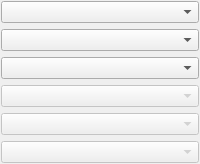
               <widget class="QFrame" name="frame_8">
                <property name="minimumSize">
                 <size>
                  <width>75</width>
                  <height>0</height>
                 </size>
                </property>
                <property name="maximumSize">
                 <size>
                  <width>16777215</width>
                  <height>16777215</height>
                 </size>
                </property>
                <layout class="QVBoxLayout" name="verticalLayout_9">
                 <property name="leftMargin">
                  <number>1</number>
                 </property>
                 <property name="topMargin">
                  <number>1</number>
                 </property>
                 <property name="rightMargin">
                  <number>1</number>
                 </property>
                 <property name="bottomMargin">
                  <number>1</number>
                 </property>
                 <item>
                  <widget class="QComboBox" name="pidBankSs1_0">
                   <property name="minimumSize">
                    <size>
                     <width>75</width>
                     <height>0</height>
                    </size>
                   </property>
                   <property name="focusPolicy">
                    <enum>Qt::StrongFocus</enum>
                   </property>
                   <property name="toolTip">
                    <string>&lt;html&gt;&lt;head/&gt;&lt;body&gt;&lt;p&gt;Select which set of roll rates / max bank angles / PIDs you want active on this switch position.&lt;/p&gt;&lt;/body&gt;&lt;/html&gt;</string>
                   </property>
                   <property name="objrelation" stdset="0">
                    <stringlist>
                     <string>objname:StabilizationSettings</string>
                     <string>fieldname:FlightModeMap</string>
                     <string>index:0</string>
                     <string>haslimits:no</string>
                     <string>scale:1</string>
                     <string>buttongroup:16</string>
                    </stringlist>
                   </property>
                  </widget>
                 </item>
                 <item>
                  <widget class="QComboBox" name="pidBankSs1_1">
                   <property name="minimumSize">
                    <size>
                     <width>75</width>
                     <height>0</height>
                    </size>
                   </property>
                   <property name="focusPolicy">
                    <enum>Qt::StrongFocus</enum>
                   </property>
                   <property name="toolTip">
                    <string>&lt;html&gt;&lt;head/&gt;&lt;body&gt;&lt;p&gt;Select which set of roll rates / max bank angles / PIDs you want active on this switch position.&lt;/p&gt;&lt;/body&gt;&lt;/html&gt;</string>
                   </property>
                   <property name="objrelation" stdset="0">
                    <stringlist>
                     <string>objname:StabilizationSettings</string>
                     <string>fieldname:FlightModeMap</string>
                     <string>index:1</string>
                     <string>haslimits:no</string>
                     <string>scale:1</string>
                     <string>buttongroup:16</string>
                    </stringlist>
                   </property>
                  </widget>
                 </item>
                 <item>
                  <widget class="QComboBox" name="pidBankSs1_2">
                   <property name="minimumSize">
                    <size>
                     <width>75</width>
                     <height>0</height>
                    </size>
                   </property>
                   <property name="focusPolicy">
                    <enum>Qt::StrongFocus</enum>
                   </property>
                   <property name="toolTip">
                    <string>&lt;html&gt;&lt;head/&gt;&lt;body&gt;&lt;p&gt;Select which set of roll rates / max bank angles / PIDs you want active on this switch position.&lt;/p&gt;&lt;/body&gt;&lt;/html&gt;</string>
                   </property>
                   <property name="objrelation" stdset="0">
                    <stringlist>
                     <string>objname:StabilizationSettings</string>
                     <string>fieldname:FlightModeMap</string>
                     <string>index:2</string>
                     <string>haslimits:no</string>
                     <string>scale:1</string>
                     <string>buttongroup:16</string>
                    </stringlist>
                   </property>
                  </widget>
                 </item>
                 <item>
                  <widget class="QComboBox" name="pidBankSs1_3">
                   <property name="enabled">
                    <bool>false</bool>
                   </property>
                   <property name="minimumSize">
                    <size>
                     <width>75</width>
                     <height>0</height>
                    </size>
                   </property>
                   <property name="focusPolicy">
                    <enum>Qt::StrongFocus</enum>
                   </property>
                   <property name="toolTip">
                    <string>&lt;html&gt;&lt;head/&gt;&lt;body&gt;&lt;p&gt;Select which set of roll rates / max bank angles / PIDs you want active on this switch position.&lt;/p&gt;&lt;/body&gt;&lt;/html&gt;</string>
                   </property>
                   <property name="objrelation" stdset="0">
                    <stringlist>
                     <string>objname:StabilizationSettings</string>
                     <string>fieldname:FlightModeMap</string>
                     <string>index:3</string>
                     <string>haslimits:no</string>
                     <string>scale:1</string>
                     <string>buttongroup:16</string>
                    </stringlist>
                   </property>
                  </widget>
                 </item>
                 <item>
                  <widget class="QComboBox" name="pidBankSs1_4">
                   <property name="enabled">
                    <bool>false</bool>
                   </property>
                   <property name="minimumSize">
                    <size>
                     <width>75</width>
                     <height>0</height>
                    </size>
                   </property>
                   <property name="focusPolicy">
                    <enum>Qt::StrongFocus</enum>
                   </property>
                   <property name="toolTip">
                    <string>&lt;html&gt;&lt;head/&gt;&lt;body&gt;&lt;p&gt;Select which set of roll rates / max bank angles / PIDs you want active on this switch position.&lt;/p&gt;&lt;/body&gt;&lt;/html&gt;</string>
                   </property>
                   <property name="objrelation" stdset="0">
                    <stringlist>
                     <string>objname:StabilizationSettings</string>
                     <string>fieldname:FlightModeMap</string>
                     <string>index:4</string>
                     <string>haslimits:no</string>
                     <string>scale:1</string>
                     <string>buttongroup:16</string>
                    </stringlist>
                   </property>
                  </widget>
                 </item>
                 <item>
                  <widget class="QComboBox" name="pidBankSs1_5">
                   <property name="enabled">
                    <bool>false</bool>
                   </property>
                   <property name="minimumSize">
                    <size>
                     <width>75</width>
                     <height>0</height>
                    </size>
                   </property>
                   <property name="focusPolicy">
                    <enum>Qt::StrongFocus</enum>
                   </property>
                   <property name="toolTip">
                    <string>&lt;html&gt;&lt;head/&gt;&lt;body&gt;&lt;p&gt;Select which set of roll rates / max bank angles / PIDs you want active on this switch position.&lt;/p&gt;&lt;/body&gt;&lt;/html&gt;</string>
                   </property>
                   <property name="objrelation" stdset="0">
                    <stringlist>
                     <string>objname:StabilizationSettings</string>
                     <string>fieldname:FlightModeMap</string>
                     <string>index:5</string>
                     <string>haslimits:no</string>
                     <string>scale:1</string>
                     <string>buttongroup:16</string>
                    </stringlist>
                   </property>
                  </widget>
                 </item>
                </layout>
               </widget>
